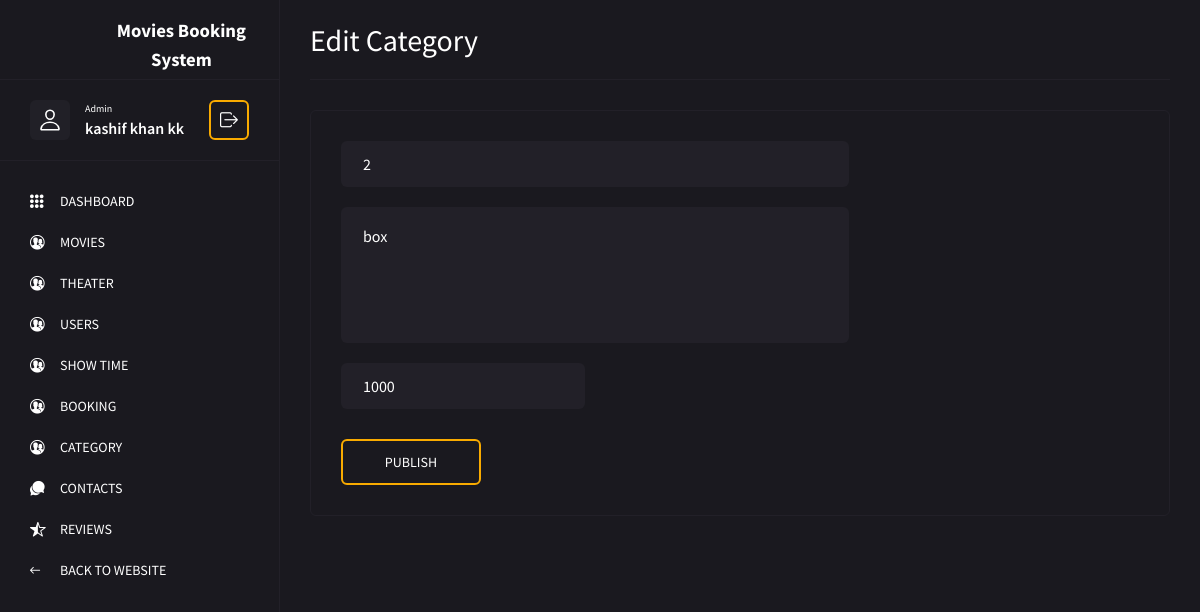
/admin/edit-category.php?id=2 (signed in), run on the app's committed database.
### tables this page shows
CREATE TABLE `category` (
  `category_id` int(11) NOT NULL,
  `category_name` varchar(255) DEFAULT NULL,
  `category_price` int(255) DEFAULT NULL,
  `status` int(11) DEFAULT NULL
);

### admin/edit-category.php (the view, shortened to what this page needs)
<?php
include 'slicing/nav.php';
$id = $_GET['id'];
$res = mysqli_query($con, "select * from category where category_id=$id");
$row = mysqli_fetch_assoc($res);
?>
<?php
include 'slicing/sidebar.php'
?>
<main class="main">
	<div class="container-fluid">
		<div class="row">
			<div class="col-12">
				<div class="main__title">
					<h2>Edit Category</h2>
				</div>
			</div>
			<div class="col-12">
				<form method="POST" enctype="multipart/form-data" class="form">
					<div class="row row--form">
						<div class="col-12 col-md-7 form__content">
							<div class="row row--form">
								<div class="col-12">
									<input type="text" name="category_id" value="<?= $row['category_id'] ?>" class="form__input" placeholder="Title">
								</div>
								<div class="col-12">
									<textarea id="text" name="category_name" class="form__textarea" placeholder="theater name"><?= $row['category_name'] ?></textarea>
								</div>
								<div class="col-12 col-lg-6">
									<input type="text" name="category_price" value="<?= $row['category_price'] ?>" class="form__input" placeholder="price">
								</div>
								<div class="col-12">
									<button type="submit" name="btn" class="form__btn">publish</button>
								</div>
							</div>
						</div>
					</div>
				</form>
			</div>
		</div>
	</div>
</main>
</body>
</html>

### admin/css/admin.css (style rules this page uses)
html { -webkit-text-size-adjust: 100%; -ms-text-size-adjust: 100%; }
html, body { height: 100%; }
body { font-family: 'Source Sans Pro', sans-serif; font-weight: 400; background-color: #1a191f; font-weight: normal; -webkit-font-smoothing: antialiased; }
button { padding: 0; border: none; background-color: transparent; transition: 0.4s; cursor: pointer; transition-property: color, background-color, border-color, opacity; }
input, textarea, select { padding: 0; margin: 0; border-radius: 0; -webkit-appearance: none; -moz-appearance: none; -ms-appearance: none; appearance: none; box-shadow: none; transition: 0.4s; }
.row--grid, .row--form { margin-left: -10px; margin-right: -10px; }
.row--grid .col-12, .row--form .col-12, .row--grid .col-6, .row--form .col-6 { padding-left: 10px; padding-right: 10px; }
.main { position: relative; margin-top: 70px; padding: 20px 0 10px; }
.main__title { display: flex; flex-direction: row; justify-content: flex-start; align-items: center; flex-wrap: wrap; margin-bottom: 20px; border-bottom: 1px solid #222028; padding-bottom: 20px; }
.main__title h2 { color: #fff; font-weight: 400; font-size: 30px; line-height: 100%; margin-bottom: 0; }
@media (min-width: 768px) { .main { padding: 30px 0 20px; } }
@media (min-width: 768px) { .main__title { margin-bottom: 30px; padding-bottom: 30px; } }
@media (min-width: 1200px) { .main { padding: 0 15px 30px 295px; margin-top: 0; } }
@media (min-width: 1200px) { .main__title { padding-bottom: 0; height: 80px; } }
.form { padding: 20px; margin-bottom: 20px; border: 1px solid #222028; border-radius: 6px; }
.form__input { margin-bottom: 20px; width: 100%; background-color: #222028; border: 2px solid transparent; height: 46px; position: relative; color: #fff; font-size: 16px; width: 100%; color: #fff; border-radius: 6px; padding: 0 20px; }
.form__textarea { border: 2px solid transparent; display: block; height: 136px; position: relative; color: #fff; font-size: 16px; width: 100%; color: #fff; padding: 15px 20px; resize: none; background-color: #222028; margin-bottom: 20px; border-radius: 6px; }
.form__btn { display: flex; flex-direction: row; justify-content: center; align-items: center; height: 46px; width: 140px; border-radius: 6px; background-color: transparent; font-size: 14px; color: #fff; text-transform: uppercase; border: 2px solid #f9ab00; margin-top: 10px; }
@media (min-width: 768px) { .form { padding: 30px; margin-bottom: 30px; } }
@media (min-width: 768px) { .form__content { -ms-flex: 0 0 calc(100% - 290px); flex: 0 0 calc(100% - 290px); max-width: 100%; } }

### admin/edit-category.php (style rules this page uses)
* { color: white !important; }

### data on the page
category: category_id "2", category_name "box", category_price "1000"

### other printed values
$_SESSION["user_name"] "kashif khan kk"
